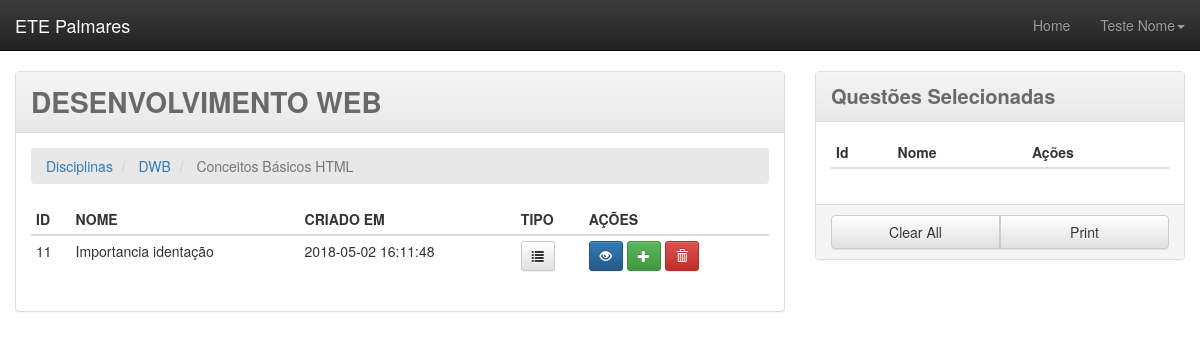
/questoes?assunto=55 (signed in), run on the app's committed database.
### tables this page shows
CREATE TABLE `disciplina_assunto` (
  `disciplina_assunto_id_disciplina` int(11) NOT NULL,
  `disciplina_assunto_id` int(11) NOT NULL,
  `disciplina_assunto_nome` varchar(50) NOT NULL,
  `disciplina_assunto_create_at` datetime NOT NULL DEFAULT CURRENT_TIMESTAMP,
  `disciplina_assunto_update_at` datetime DEFAULT NULL
);

CREATE TABLE `disciplina` (
  `disciplina_id` int(11) NOT NULL,
  `disciplina_codigo` varchar(11) NOT NULL,
  `disciplina_nome` varchar(70) NOT NULL,
  `disciplina_nome_abreviacao` varchar(15) NOT NULL,
  `disciplina_create_at` datetime NOT NULL DEFAULT CURRENT_TIMESTAMP,
  `disciplina_update_atdisciplina_update_at` datetime DEFAULT NULL
);

CREATE TABLE `disciplina_assunto_questao` (
  `disciplina_assunto_questao_id_assunto` int(11) NOT NULL,
  `disciplina_assunto_questao_id` int(11) NOT NULL,
  `disciplina_assunto_questao_nome` varchar(50) NOT NULL,
  `disciplina_assunto_questao_pergunta` varchar(500) NOT NULL,
  `disciplina_assunto_questao_mutipla_escolha` smallint(1) NOT NULL,
  `disciplina_assunto_questao_creat_at` datetime NOT NULL DEFAULT CURRENT_TIMESTAMP,
  `disciplina_assunto_questao_update_at` datetime DEFAULT NULL
);

### class/questões.php (called while the page is built, shortened)
<?php
	class Questões extends Configdb
	{
		var $conn;
		function __construct()
		{
			$this->conn = new PDO('mysql:host='.$this->host.';dbname='.$this->dbname, $this->user, $this->password, array(PDO::MYSQL_ATTR_INIT_COMMAND => "SET NAMES utf8"));
		}
		function getInfoAssunto($disciplina_assunto_id){
			$star = $this->conn->prepare("
				SELECT
				    S.disciplina_assunto_nome,
				    S.disciplina_assunto_id_disciplina,
				    S.disciplina_assunto_id,
				    A.disciplina_nome_abreviacao,
				    A.disciplina_id,
				    A.disciplina_nome
				FROM
				    disciplina_assunto AS S
				INNER JOIN
					disciplina AS A
				ON
					A.disciplina_id = S.disciplina_assunto_id_disciplina
				WHERE
					S.disciplina_assunto_id = :disciplina_assunto_id
			");
			$star->bindValue(":disciplina_assunto_id", $disciplina_assunto_id, PDO::PARAM_INT);
			$run = $star->execute();
			$rs = $star->fetch(PDO::FETCH_ASSOC);
			return $rs;
		}
		function getQuestoes($disciplina_assunto_id){
			$star = $this->conn->prepare("
				SELECT
					*
				FROM
					disciplina_assunto_questao
				WHERE
					disciplina_assunto_questao_id_assunto = :disciplina_assunto_id
				");
			$star->bindValue(":disciplina_assunto_id", $disciplina_assunto_id, PDO::PARAM_INT);
			$run = $star->execute();
			return $star;
		}
	}
?>

### questoes.php (the view, shortened to what this page needs)
<?php
    $assunto_id = (isset($_GET['assunto']))? $_GET['assunto'] : null;
    include './class/questões.php';
    $questões = new Questões();
    $resultado_assunto = $questões->getInfoAssunto($assunto_id);
    $resultado_questões = $questões->getQuestoes($assunto_id);
    $id_user = $_SESSION['id_usuario'];
?>
<!DOCTYPE html>
<html>
    <head>
        <?php include './template/header.php'; ?>
    </head>
    <body>
        <?php include './template/navbar.php'; ?>
        <div class="container-fluid">
            <div class="row" >
                <div class="col-md-8">
                    <div class="panel  panel-default">
                        <div class="panel-heading" id="title-panel">
                            <?php echo strtoupper($resultado_assunto['disciplina_nome']); ?>
                        </div>
                        <div class="panel-body">
                            <ol class="breadcrumb">
                                <li>
                                    <a href="./home">
                                        Disciplinas
                                    </a>
                                </li>
                                <li>
                                    <a href="./assunto?disciplina=<?php echo $resultado_assunto['disciplina_id']; ?>">
                                        <?php echo $resultado_assunto['disciplina_nome_abreviacao']; ?>
                                    </a>
                                </li>
                                <li class="active" >
                                    <?php echo $resultado_assunto['disciplina_assunto_nome']; ?>
                                </li>
                            </ol>
                            <table class="table table-condensed">
                                <thead>
                                    <th>ID</th>
                                    <th>NOME</th>
                                    <th>CRIADO EM </th>
                                    <th>TIPO</th>
                                    <th>AÇÕES</th>
                                </thead>
                                <tbody>
                                    <?php if ($resultado_questões) { ?>
                                        <?php  while($rows_questões = $resultado_questões->fetch(PDO::FETCH_ASSOC)) {?>
                                            <tr>
                                                <td><?php echo ($rows_questões['disciplina_assunto_questao_id']); ?></td>
                                                <td><?php echo ($rows_questões['disciplina_assunto_questao_nome']); ?></td>
                                                <td><?php echo ($rows_questões['disciplina_assunto_questao_creat_at']); ?></td>
                                                <td>
                                                    <?php
                                                        if ($rows_questões['disciplina_assunto_questao_mutipla_escolha'] == 0){
                                                            echo '
                                                            <a href="#" class="btn btn-sm btn-default" role="button">
                                                                <span class="glyphicon glyphicon-list"></span>
                                                            </a>';
                                                        } else {
                                                            echo '
                                                            <a href="#" class="btn btn-sm btn-default" role="button">
                                                                <span class="glyphicon glyphicon-ok-circle"></span>
                                                            </a>';
                                                        }
                                                    ?>
                                                </td>
                                                <td>
                                                    <?php  if ($rows_questões['disciplina_assunto_questao_mutipla_escolha'] == 0){ ?>
                                                        <a href="./questao_dissertativa?id=<?php echo ($rows_questões['disciplina_assunto_questao_id']); ?>" class="btn btn-sm btn-primary" role="button">
                                                            <span class="glyphicon glyphicon-eye-open"></span>
                                                        </a>
                                                    <?php } else { ?>
                                                        <a href="./questao_multi_escolha?id=<?php echo ($rows_questões['disciplina_assunto_questao_id']); ?>" class="btn btn-sm btn-primary" role="button">
                                                            <span class="glyphicon glyphicon-eye-open"></span>
                                                        </a>
                                                    <?php } ?>
                                                    <a href="./function/questao_selecionar?user_id=<?php echo $id_user; ?>&questao_id=<?php echo ($rows_questões['disciplina_assunto_questao_id']); ?>" class="btn btn-sm btn-success" role="button">
                                                        <span class="glyphicon glyphicon-plus"></span>
                                                    </a>
                                                    <a href="#" class="btn btn-sm btn-danger" role="button">
                                                        <span class="glyphicon glyphicon-trash"></span>
                                                    </a>
                                                </td>
                                            </tr>
                                        <?php } ?>
                                    <?php } ?>
                                </tbody>
                            </table>
                        </div>
                    </div>
                </div>
                <div class="col-md-4">
                    <?php include './template/panel_sidebar_questoes_selecionadas.php'; ?>
                </div>
            </div>
        </div>
    </body>
</html>

### template/header.php (style rules this page uses)
#title-panel { font-size: 21pt; color: #696969; font-weight: bold; }
body { background-color: #fff; }
.breadcrumb { background-color: #E8E8E8; }

### data on the page
disciplina_assunto: disciplina_assunto_id_disciplina.disciplina_nome "DESENVOLVIMENTO WEB", disciplina_assunto_id_disciplina.disciplina_nome_abreviacao "DWB", disciplina_assunto_nome "Conceitos Básicos HTML"
disciplina_assunto_questao: disciplina_assunto_questao_id "11", disciplina_assunto_questao_nome "Importancia identação", disciplina_assunto_questao_creat_at "2018-05-02 16:11:48", disciplina_assunto_questao_mutipla_escolha 0 (drawn)

### other printed values
$_SESSION['nome_usuario'] "Teste Nome"
